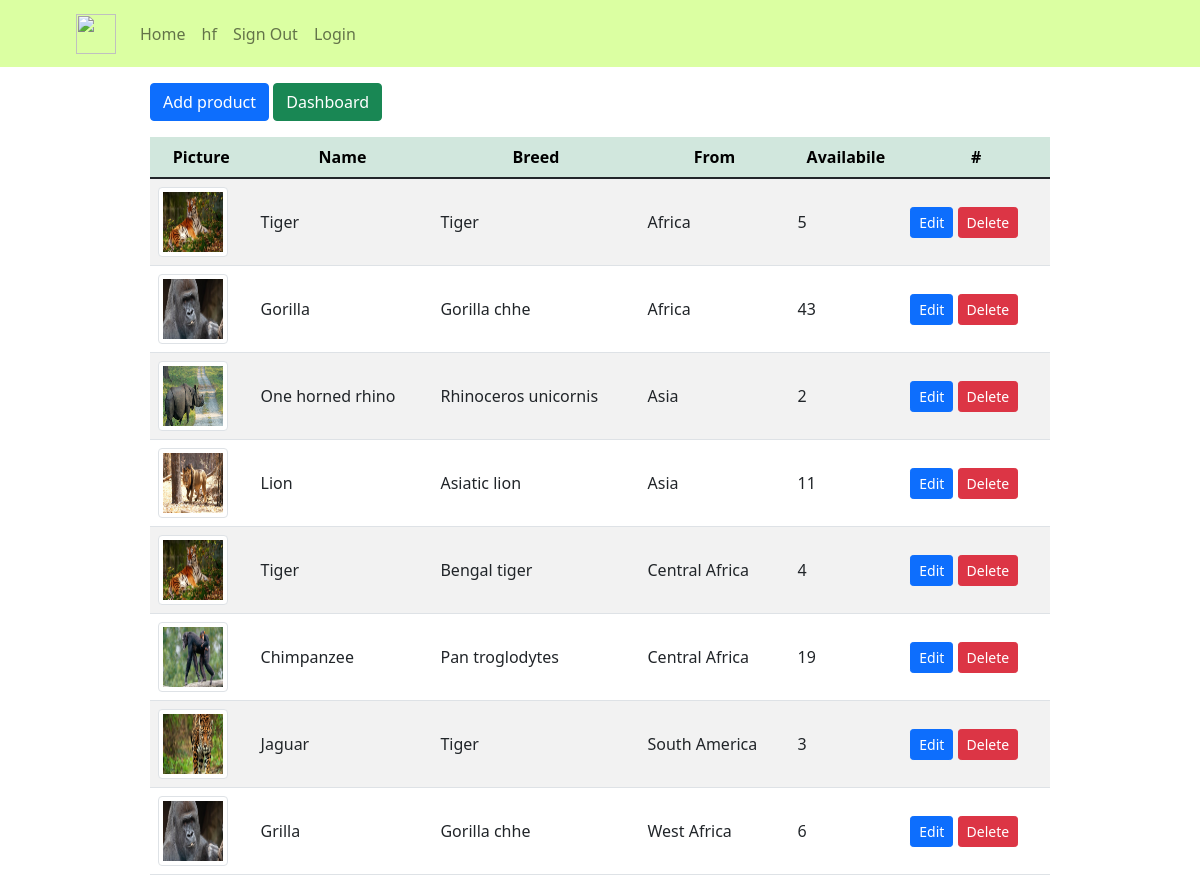
The app's page /animals/admin_home.php (signed in) with its own data.
### tables this page shows
CREATE TABLE `animals` (
  `animal_id` int(11) NOT NULL,
  `animal_name` varchar(30) NOT NULL,
  `come_from` varchar(30) NOT NULL,
  `picture` varchar(255) NOT NULL,
  `address` varchar(255) NOT NULL,
  `description` text DEFAULT NULL,
  `size` enum('big','medium','small') NOT NULL,
  `age` int(11) NOT NULL,
  `breed` varchar(30) NOT NULL,
  `available` int(15) NOT NULL
);

### animals/admin_home.php (the view, shortened to what this page needs)
<?php
require_once '../components/db_connect.php';
$sql = "SELECT * FROM animals";
$result = mysqli_query($connect, $sql);
$tbody = '';
if (mysqli_num_rows($result)  > 0) {
    while ($row = mysqli_fetch_array($result, MYSQLI_ASSOC)) {
        $tbody .= "<tr>
            <td><img class='img-thumbnail' src='../pictures/".$row['picture']."'</td>
            <td>" .$row['animal_name']."</td>
            <td>" .$row['breed']."</td>
            <td>" .$row['come_from']."</td>
            <td>" .$row['available']."</td>
            <td><a href='update.php?id=" . $row['animal_id'] . "'><button class='btn btn-primary btn-sm' type='button'>Edit</button></a>
            <a href='../delete.php?id=" . $row['animal_id'] . "'><button class='btn btn-danger btn-sm' type='button'>Delete</button></a></td>
            </tr>";
    };
} else {
    $tbody =  "<tr><td colspan='5'><center>No Data Available </center></td></tr>";
}
?>
<!DOCTYPE html>
<html lang="en">
<head>
    <link rel="stylesheet" href="../css/style.css">
    <?php require_once '../components/boot.php' ?>
</head>
<body>
    <nav class="navbar navbar-expand-lg navbar-light lit" style="padding-inline:4rem;">
      <div class="container-fluid">
          <a class="navbar-brand" href="../home.php">
            <img src="https://i0.wp.com/ebsalter.com/wp-content/uploads/revslider/slide-3/lion.png?ssl=1" alt="" width="40" height="40" class="d-inline-block align-text-top">
          </a>
        <div class=" collapse navbar-collapse" id="navbarNav">
          <ul class="navbar-nav">
            <li class="nav-item">
              <a class="nav-link" aria-current="page" href="../home.php">Home</a>
            </li>
            <li class="nav-item">
              <a class="nav-link" href="create.php">hf</a>
            </li>
            <li class="nav-item">
                <a class="nav-link" href="logout.php?logout">Sign Out</a>
            </li>
            <li class="nav-item">
              <a class="nav-link" href="login.php">Login</a>
            </li>
          </ul>
        </div>
      </div>
    </nav>
    <div class="manageProduct w-75 mt-3">
        <div class='mb-3'>
            <a href="create.php"><button class='btn btn-primary' type="button">Add product</button></a>
            <a href="../dashboard.php"><button class='btn btn-success' type="button">Dashboard</button></a>
        </div>
        <table class='table table-striped'>
            <thead class='table-success'>
                <tr>
                    <th>Picture</th>
                    <th>Name</th>
                    <th>Breed</th>
                    <th>From</th>
                    <th>Availabile</th>
                    <th>#</th>
                </tr>
            </thead>
            <tbody>
                <?= $tbody; ?>
            </tbody>
        </table>
    </div>
</body>
</html>

### components/boot.php (shortened to what this page needs)
<link href="https://cdn.jsdelivr.net/npm/bootstrap@5.1.3/dist/css/bootstrap.min.css" rel="stylesheet">

### css/style.css (style rules this page uses)
* { max-width: 100%; }
.lit { background-color: rgba(160, 255, 8, 0.377); }

### animals/admin_home.php (style rules this page uses)
.manageProduct { margin: auto; }
.img-thumbnail { width: 70px !important; height: 70px !important; }
td { text-align: left; vertical-align: middle; }
tr { text-align: center; }

### records on screen
animals: picture (picture), animal_name "Tiger", breed "Tiger", come_from "Africa", available "5"
animals: picture (picture), animal_name "Gorilla", breed "Gorilla chhe", come_from "Africa", available "43"
animals: picture (picture), animal_name "One horned rhino", breed "Rhinoceros unicornis", come_from "Asia", available "2"
animals: picture (picture), animal_name "Lion", breed "Asiatic lion", come_from "Asia", available "11"
animals: picture (picture), animal_name "Tiger", breed "Bengal tiger", come_from "Central Africa", available "4"
animals: picture (picture), animal_name "Chimpanzee", breed "Pan troglodytes", come_from "Central Africa", available "19"
animals: picture (picture), animal_name "Jaguar", breed "Tiger", come_from "South America", available "3"
animals: picture (picture), animal_name "Grilla", breed "Gorilla chhe", come_from "West Africa", available "6"
